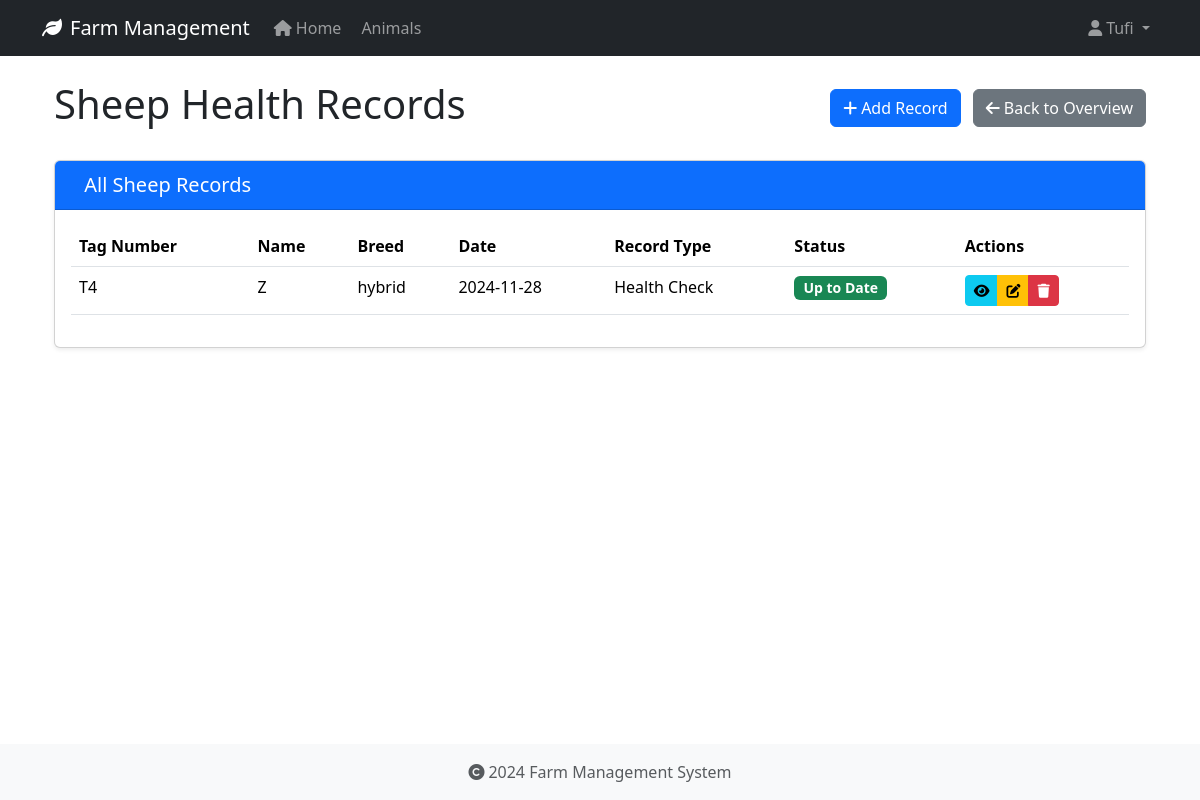
The app's page /health-records/type/sheep (signed in) with its own data.
### app/models/user.py (models this page shows, shortened)
class User(UserMixin, db.Model):
    id = db.Column(db.Integer, primary_key=True)
    username = db.Column(db.String(80), unique=True, nullable=False)
    email = db.Column(db.String(120), unique=True, nullable=False)
    password_hash = db.Column(db.String(128))
    role = db.Column(db.String(20), default='user')
    created_at = db.Column(db.DateTime, default=datetime.utcnow)
    last_login = db.Column(db.DateTime)
    is_active = db.Column(db.Boolean, default=True)
    first_name = db.Column(db.String(50))
    last_name = db.Column(db.String(50))
    reset_token = db.Column(db.String(100), unique=True)  # Store password reset token
    reset_token_expiration = db.Column(db.DateTime)       # Store token expiration time

### app/models/animal.py (models this page shows, shortened)
class Animal(db.Model):
    id = db.Column(db.Integer, primary_key=True)
    tag_number = db.Column(db.String(50), unique=True, nullable=False, index=True)
    name = db.Column(db.String(100), nullable=True)  # Explicitly mark as nullable
    species = db.Column(db.String(50), nullable=False, index=True)
    breed = db.Column(db.String(50), nullable=True)
    date_of_birth = db.Column(db.Date, nullable=True)
    gender = db.Column(db.String(20), nullable=True)
    weight = db.Column(db.Float, nullable=True)
    status = db.Column(db.String(20), default='active', nullable=False)
    purchase_date = db.Column(db.Date, nullable=True)
    purchase_price = db.Column(db.Float, nullable=True)
    notes = db.Column(db.Text, nullable=True)
    created_at = db.Column(db.DateTime, default=datetime.utcnow, nullable=False)
    updated_at = db.Column(db.DateTime, default=datetime.utcnow, onupdate=datetime.utcnow, nullable=False)
    wool_type = db.Column(db.String(50), nullable=True)
    last_shearing = db.Column(db.Date, nullable=True)
    fleece_weight = db.Column(db.Float, nullable=True)
    wool_grade = db.Column(db.String(20), nullable=True)
    lambing_status = db.Column(db.String(50), nullable=True)
    lambing_date = db.Column(db.Date, nullable=True)
    milk_production = db.Column(db.Float, nullable=True)
    last_milking = db.Column(db.Date, nullable=True)  # Changed from DateTime to Date
    milk_quality = db.Column(db.String(20), nullable=True)
    calving_status = db.Column(db.String(50), nullable=True)
    calving_date = db.Column(db.Date, nullable=True)
    milk_fat_content = db.Column(db.Float, nullable=True)
    egg_production = db.Column(db.Integer, nullable=True)
    egg_color = db.Column(db.String(20), nullable=True)
    comb_type = db.Column(db.String(20), nullable=True)
    laying_status = db.Column(db.String(20), nullable=True)
    last_laying_date = db.Column(db.Date, nullable=True)
    egg_size = db.Column(db.String(20), nullable=True)
    category = db.Column(db.String(50), nullable=True)
    special_needs = db.Column(db.Text, nullable=True)
    diet_requirements = db.Column(db.Text, nullable=True)
    habitat = db.Column(db.String(100), nullable=True)
    health_records = db.relationship('HealthRecord', backref='animal', lazy=True, cascade='all, delete-orphan')

class HealthRecord(db.Model):
    id = db.Column(db.Integer, primary_key=True)
    animal_id = db.Column(db.Integer, db.ForeignKey('animal.id', ondelete='CASCADE'), nullable=False)
    record_type = db.Column(db.String(50), nullable=False)  # Made nullable=False
    date = db.Column(db.Date, nullable=False)
    description = db.Column(db.Text, nullable=True)
    treatment = db.Column(db.Text, nullable=True)
    cost = db.Column(db.Float, nullable=True)
    next_due_date = db.Column(db.Date, nullable=True)
    created_at = db.Column(db.DateTime, default=datetime.utcnow, nullable=False)
    created_by_id = db.Column(db.Integer, db.ForeignKey('user.id', ondelete='SET NULL'), nullable=True)

### app/routes/health_records.py (the view)
@bp.route('/type/<animal_type>')
@login_required
def list_by_type(animal_type):
    today = date.today()
    species = animal_type.capitalize()
    records = (HealthRecord.query
              .join(Animal)
              .filter(Animal.species == species)
              .order_by(HealthRecord.date.desc())
              .all())
    try:
        return render_template(f'health_records/{animal_type.lower()}/list.html',
                             records=records,
                             animal_type=species,
                             today=today)
    except TemplateNotFound:
        try:
            return render_template('health_records/shared/list.html',
                                 records=records,
                                 animal_type=species,
                                 today=today)
        except TemplateNotFound as e:
            print(f"Debug - Looking for templates at:")
            print(f"1. health_records/{animal_type.lower()}/list.html")
            print(f"2. health_records/shared/list.html")
            raise e

### app/models/user.py (called while the page is built)
@login_manager.user_loader
def load_user(user_id):
    return User.query.get(int(user_id))

### app/templates/health_records/sheep/list.html (shortened to what this page needs)
{% extends "base.html" %}
{% block content %}
<div class="container">
    <div class="d-flex justify-content-between align-items-center mb-4">
        <h1>{{ animal_type }} Health Records</h1>
        <div>
            {% if animal_type == 'Sheep' %}
                <a href="{{ url_for('health_records.add_sheep') }}" class="btn btn-primary me-2">
                    <i class="fas fa-plus me-1"></i>Add Record
                </a>
            {% elif animal_type == 'Cattle' %}
                <a href="{{ url_for('health_records.add_cattle') }}" class="btn btn-success me-2">
                    <i class="fas fa-plus me-1"></i>Add Record
                </a>
            {% elif animal_type == 'Goat' %}
                <a href="{{ url_for('health_records.add_goat') }}" class="btn btn-warning me-2">
                    <i class="fas fa-plus me-1"></i>Add Record
                </a>
            {% elif animal_type == 'Chicken' %}
                <a href="{{ url_for('health_records.add_chicken') }}" class="btn btn-info me-2">
                    <i class="fas fa-plus me-1"></i>Add Record
                </a>
            {% endif %}
            <a href="{{ url_for('health_records.index') }}" class="btn btn-secondary">
                <i class="fas fa-arrow-left me-1"></i>Back to Overview
            </a>
        </div>
    </div>
    <div class="card">
        <div class="card-header {% if animal_type == 'Sheep' %}bg-primary
                               {% elif animal_type == 'Cattle' %}bg-success
                               {% elif animal_type == 'Goat' %}bg-warning
                               {% elif animal_type == 'Chicken' %}bg-info{% endif %} text-white">
            <h2 class="h5 mb-0">
                All {{ animal_type }} Records
            </h2>
        </div>
        <div class="card-body">
            {% if records %}
                <div class="table-responsive">
                    <table class="table table-hover">
                        <thead>
                            <tr>
                                <th>Tag Number</th>
                                <th>Name</th>
                                <th>Breed</th>
                                <th>Date</th>
                                <th>Record Type</th>
                                <th>Status</th>
                                <th>Actions</th>
                            </tr>
                        </thead>
                        <tbody>
                            {% for record in records %}
                            <tr>
                                <td>{{ record.animal.tag_number }}</td>
                                <td>{{ record.animal.name or 'N/A' }}</td>
                                <td>{{ record.animal.breed or 'N/A' }}</td>
                                <td>{{ record.date.strftime('%Y-%m-%d') }}</td>
                                <td>{{ record.record_type }}</td>
                                <td>
                                    <span class="badge {% if record.next_due_date and record.next_due_date < today %}bg-danger
                                                   {% elif record.next_due_date == today %}bg-warning
                                                   {% else %}bg-success{% endif %}">
                                        {% if record.next_due_date and record.next_due_date < today %}
                                            Overdue
                                        {% elif record.next_due_date == today %}
                                            Due Today
                                        {% else %}
                                            Up to Date
                                        {% endif %}
                                    </span>
                                </td>
                                <td>
                                    <div class="btn-group btn-group-sm">
                                        <a href="{{ url_for('health_records.view', id=record.id) }}"
                                           class="btn btn-info" title="View">
                                            <i class="fas fa-eye"></i>
                                        </a>
                                        <a href="{{ url_for('health_records.edit', id=record.id) }}"
                                           class="btn btn-warning" title="Edit">
                                            <i class="fas fa-edit"></i>
                                        </a>
                                        <button type="button" class="btn btn-danger" title="Delete"
                                                onclick="confirmDelete({{ record.id }}, '{{ record.animal.tag_number }}')">
                                            <i class="fas fa-trash"></i>
                                        </button>
                                    </div>
                                </td>
                            </tr>
                            {% endfor %}
                        </tbody>
                    </table>
                </div>
            {% endif %}
        </div>
    </div>
</div>
{% endblock %}

### app/templates/base.html (shortened to what this page needs)
<!DOCTYPE html>
<html lang="en">
<head>
    <link rel="stylesheet" href="https://cdn.jsdelivr.net/npm/bootstrap@5.3.2/dist/css/bootstrap.min.css">
    <link rel="stylesheet" href="https://cdnjs.cloudflare.com/ajax/libs/font-awesome/6.0.0/css/all.min.css">
    <link rel="stylesheet" href="{{ url_for('static', filename='css/main.css') }}">
</head>
<body>
    <nav class="navbar navbar-expand-lg navbar-dark bg-dark">
        <div class="container">
            <a class="navbar-brand" href="{{ url_for('main.index') }}">
                <i class="fas fa-leaf me-2"></i>Farm Management
            </a>
            <div class="collapse navbar-collapse" id="navbarNav">
                <ul class="navbar-nav">
                    <li class="nav-item">
                        <a class="nav-link" href="{{ url_for('main.index') }}">
                            <i class="fas fa-home me-1"></i>Home
                        </a>
                    </li>
                    <li class="nav-item">
                        <a class="nav-link" href="{{ url_for('animals.index') }}">
                            Animals
                        </a>
                    </li>
                </ul>
                <ul class="navbar-nav ms-auto">
                    {% if current_user.is_authenticated %}
                        <li class="nav-item dropdown">
                            <a class="nav-link dropdown-toggle" href="#" id="userDropdown" role="button" data-bs-toggle="dropdown">
                                <i class="fas fa-user me-1"></i>{{ current_user.username }}
                            </a>
                        </li>
                    {% endif %}
                </ul>
            </div>
        </div>
    </nav>
    <main class="container mt-4">
        {% block content %}
        {% endblock %}
    </main>
    <footer class="footer mt-auto py-3 bg-light">
        <div class="container text-center">
            <span class="text-muted">
                <i class="fas fa-copyright me-1"></i>2024 Farm Management System
            </span>
        </div>
    </footer>
</body>
</html>

### app/static/css/main.css (style rules this page uses)
body { min-height: 100vh; display: flex; flex-direction: column; }
main { flex: 1 0 auto; }
.footer { flex-shrink: 0; }

### app/templates/health_records/sheep/list.html (style rules this page uses)
.card { box-shadow: 0 0.125rem 0.25rem rgba(0, 0, 0, 0.075); }
.card-header { padding: 0.75rem 1rem; }
.table th { font-weight: 600; }
.badge { font-size: 0.875rem; }

### records on screen
User: username "Tufi"
Animal: species "Sheep"
HealthRecord: animal.tag_number "T4", animal "Z", animal "hybrid", date "2024-11-28", record_type "Health Check", shows "Up to Date"
